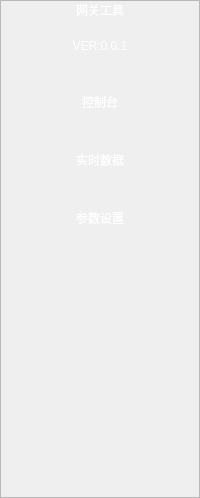
          <widget class="QFrame" name="frame_2">
           <property name="sizePolicy">
            <sizepolicy hsizetype="Preferred" vsizetype="Preferred">
             <horstretch>5</horstretch>
             <verstretch>0</verstretch>
            </sizepolicy>
           </property>
           <property name="styleSheet">
            <string notr="true">#frame_2{
	background-color: rgb(7, 35, 77);
	border-top-left-radius:20px;
}

</string>
           </property>
           <property name="frameShape">
            <enum>QFrame::StyledPanel</enum>
           </property>
           <property name="frameShadow">
            <enum>QFrame::Raised</enum>
           </property>
           <layout class="QVBoxLayout" name="verticalLayout_2">
            <property name="spacing">
             <number>0</number>
            </property>
            <property name="leftMargin">
             <number>0</number>
            </property>
            <property name="topMargin">
             <number>0</number>
            </property>
            <property name="rightMargin">
             <number>0</number>
            </property>
            <property name="bottomMargin">
             <number>0</number>
            </property>
            <item>
             <widget class="QLabel" name="label_2">
              <property name="sizePolicy">
               <sizepolicy hsizetype="Preferred" vsizetype="Expanding">
                <horstretch>0</horstretch>
                <verstretch>150</verstretch>
               </sizepolicy>
              </property>
              <property name="styleSheet">
               <string notr="true">color: rgb(255, 255, 255);
font: 32pt &quot;小米兰亭&quot;;</string>
              </property>
              <property name="text">
               <string>网关工具</string>
              </property>
              <property name="alignment">
               <set>Qt::AlignCenter</set>
              </property>
             </widget>
            </item>
            <item>
             <spacer name="verticalSpacer_2">
              <property name="orientation">
               <enum>Qt::Vertical</enum>
              </property>
              <property name="sizeType">
               <enum>QSizePolicy::Fixed</enum>
              </property>
              <property name="sizeHint" stdset="0">
               <size>
                <width>20</width>
                <height>20</height>
               </size>
              </property>
             </spacer>
            </item>
            <item>
             <widget class="QLabel" name="label_3">
              <property name="sizePolicy">
               <sizepolicy hsizetype="Preferred" vsizetype="Expanding">
                <horstretch>0</horstretch>
                <verstretch>30</verstretch>
               </sizepolicy>
              </property>
              <property name="styleSheet">
               <string notr="true">color: rgb(255, 255, 255);
font: 12pt &quot;小米兰亭&quot;;</string>
              </property>
              <property name="text">
               <string>VER:0.0.1</string>
              </property>
              <property name="alignment">
               <set>Qt::AlignCenter</set>
              </property>
             </widget>
            </item>
            <item>
             <spacer name="verticalSpacer_5">
              <property name="orientation">
               <enum>Qt::Vertical</enum>
              </property>
              <property name="sizeHint" stdset="0">
               <size>
                <width>20</width>
                <height>40</height>
               </size>
              </property>
             </spacer>
            </item>
            <item>
             <widget class="QPushButton" name="pushButton_console">
              <property name="sizePolicy">
               <sizepolicy hsizetype="Minimum" vsizetype="Expanding">
                <horstretch>0</horstretch>
                <verstretch>50</verstretch>
               </sizepolicy>
              </property>
              <property name="styleSheet">
               <string notr="true">border:none;
color: rgb(255, 255, 255);
font: 16pt &quot;小米兰亭&quot;;</string>
              </property>
              <property name="text">
               <string>控制台</string>
              </property>
              <property name="icon">
               <iconset resource="res.qrc">
                <normaloff>:/icon/dashboard.png</normaloff>:/icon/dashboard.png</iconset>
              </property>
              <property name="iconSize">
               <size>
                <width>18</width>
                <height>18</height>
               </size>
              </property>
             </widget>
            </item>
            <item>
             <spacer name="verticalSpacer_3">
              <property name="orientation">
               <enum>Qt::Vertical</enum>
              </property>
              <property name="sizeType">
               <enum>QSizePolicy::Fixed</enum>
              </property>
              <property name="sizeHint" stdset="0">
               <size>
                <width>20</width>
                <height>40</height>
               </size>
              </property>
             </spacer>
            </item>
            <item>
             <widget class="QPushButton" name="pushButton_realtimedata">
              <property name="sizePolicy">
               <sizepolicy hsizetype="Minimum" vsizetype="Expanding">
                <horstretch>0</horstretch>
                <verstretch>50</verstretch>
               </sizepolicy>
              </property>
              <property name="styleSheet">
               <string notr="true">border:none;
color: rgb(255, 255, 255);
font: 16pt &quot;小米兰亭&quot;;</string>
              </property>
              <property name="text">
               <string>实时数据</string>
              </property>
              <property name="icon">
               <iconset resource="res.qrc">
                <normaloff>:/icon/data.png</normaloff>:/icon/data.png</iconset>
              </property>
              <property name="iconSize">
               <size>
                <width>18</width>
                <height>18</height>
               </size>
              </property>
             </widget>
            </item>
            <item>
             <spacer name="verticalSpacer_4">
              <property name="orientation">
               <enum>Qt::Vertical</enum>
              </property>
              <property name="sizeType">
               <enum>QSizePolicy::Fixed</enum>
              </property>
              <property name="sizeHint" stdset="0">
               <size>
                <width>20</width>
                <height>40</height>
               </size>
              </property>
             </spacer>
            </item>
            <item>
             <widget class="QPushButton" name="pushButton_configuration">
              <property name="sizePolicy">
               <sizepolicy hsizetype="Minimum" vsizetype="Expanding">
                <horstretch>0</horstretch>
                <verstretch>50</verstretch>
               </sizepolicy>
              </property>
              <property name="styleSheet">
               <string notr="true">border:none;
color: rgb(255, 255, 255);
font: 16pt &quot;小米兰亭&quot;;</string>
              </property>
              <property name="text">
               <string>参数设置</string>
              </property>
              <property name="icon">
               <iconset resource="res.qrc">
                <normaloff>:/icon/configuration.png</normaloff>:/icon/configuration.png</iconset>
              </property>
              <property name="iconSize">
               <size>
                <width>18</width>
                <height>18</height>
               </size>
              </property>
             </widget>
            </item>
            <item>
             <spacer name="verticalSpacer">
              <property name="orientation">
               <enum>Qt::Vertical</enum>
              </property>
              <property name="sizeType">
               <enum>QSizePolicy::Fixed</enum>
              </property>
              <property name="sizeHint" stdset="0">
               <size>
                <width>20</width>
                <height>270</height>
               </size>
              </property>
             </spacer>
            </item>
           </layout>
          </widget>
